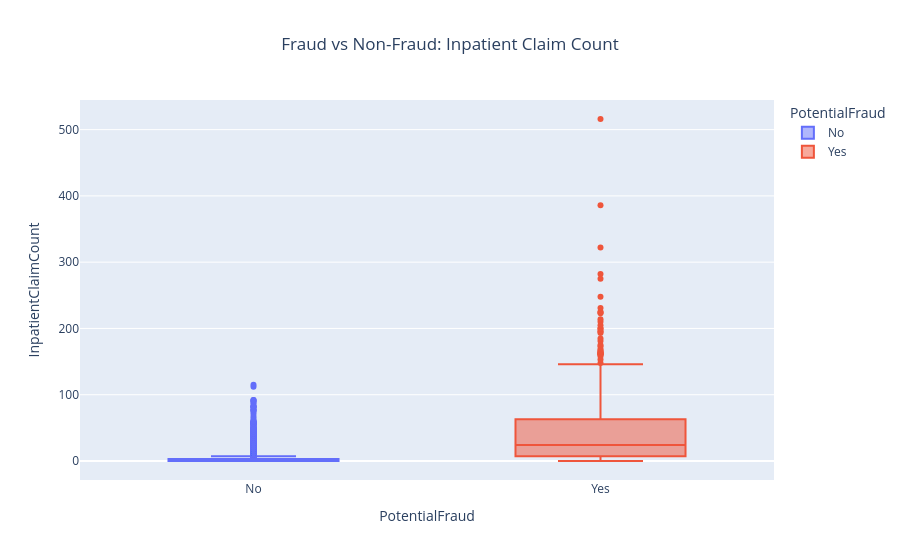

Notebook code cell kept with this figure:
### Markdown cell above
## Fraud vs Non-Fraud: Inpatient Claim Count

### Code cell
fig = px.box(
    provider_df,
    x="PotentialFraud",
    y="InpatientClaimCount",
    color="PotentialFraud",
    title="Fraud vs Non-Fraud: Inpatient Claim Count"
)
fig.update_layout(title_x=0.5)
fig.show()

### Figure 1 — Plotly figure (JSON) as saved in the notebook; plotly's stock layout.template omitted (floating-point values rounded to 4 significant figures; data arrays with more than 128 entries replaced by an {"elided": "..."} marker saying what was removed)
{"data": [{"alignmentgroup": "True", "hovertemplate": "PotentialFraud=%{x}<br>InpatientClaimCount=%{y}<extra></extra>", "legendgroup": "No", "marker": {"color": "#636efa"}, "name": "No", "notched": false, "offsetgroup": "No", "orientation": "v", "showlegend": true, "type": "box", "x": {"elided": "4904 str values"}, "x0": " ", "xaxis": "x", "y": {"elided": "4904 float values"}, "y0": " ", "yaxis": "y"}, {"alignmentgroup": "True", "hovertemplate": "PotentialFraud=%{x}<br>InpatientClaimCount=%{y}<extra></extra>", "legendgroup": "Yes", "marker": {"color": "#EF553B"}, "name": "Yes", "notched": false, "offsetgroup": "Yes", "orientation": "v", "showlegend": true, "type": "box", "x": {"elided": "506 str values"}, "x0": " ", "xaxis": "x", "y": {"elided": "506 float values"}, "y0": " ", "yaxis": "y"}], "layout": {"boxmode": "overlay", "legend": {"title": {"text": "PotentialFraud"}, "tracegroupgap": 0}, "title": {"text": "Fraud vs Non-Fraud: Inpatient Claim Count", "x": 0.5}, "xaxis": {"anchor": "y", "categoryarray": ["No", "Yes"], "categoryorder": "array", "domain": [0, 1], "title": {"text": "PotentialFraud"}}, "yaxis": {"anchor": "x", "domain": [0, 1], "title": {"text": "InpatientClaimCount"}}}}
